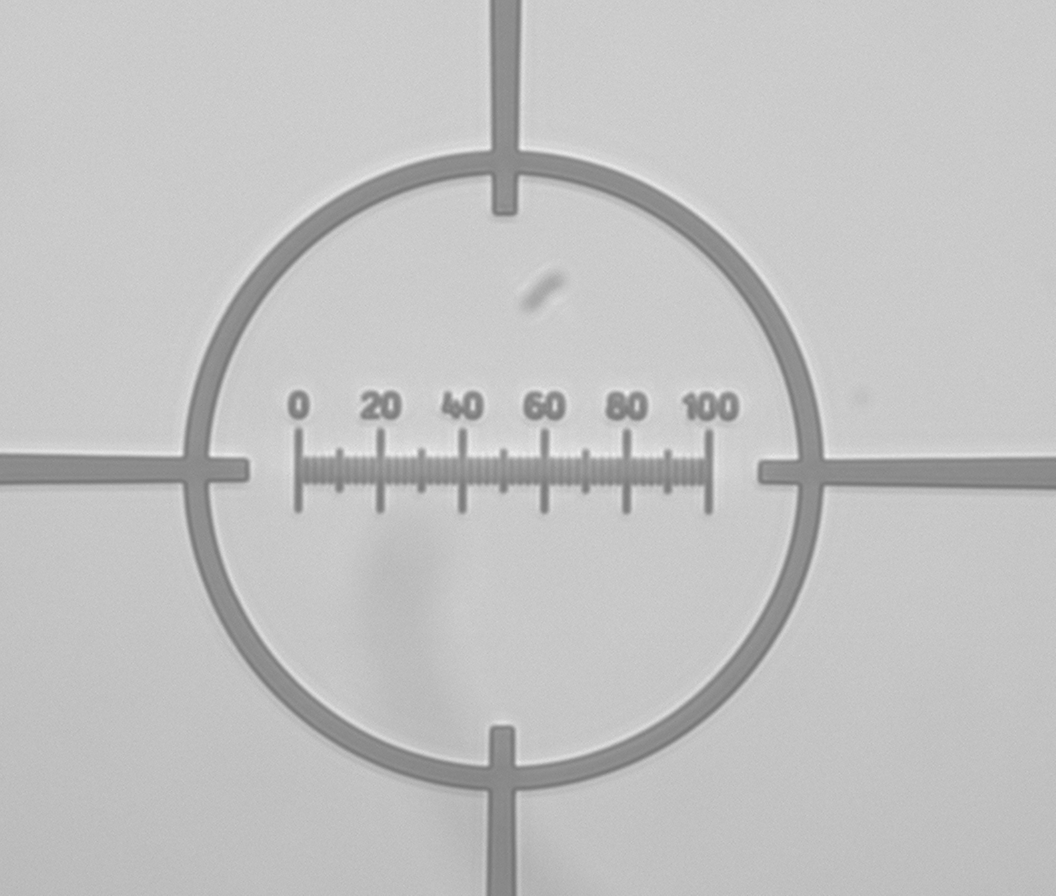
#> input picture images/calibration/stage_micrometer_0.002mm_20x.bmp, 1056 x 896 px; its folder holds only this picture in this run
$ python -i image_calibration.py   (imports and definitions only)
#> lines starting #> are read from the running program, lines starting #| are printed output that depends on the picture
"""Stage-micrometer calibration for indentation images."""

from __future__ import annotations

from dataclasses import dataclass
from pathlib import Path
import re
from typing import Any

import numpy as np
import pandas as pd
from PIL import Image, ImageFilter


try:
    import cv2
except Exception:  # pragma: no cover - only used in incomplete environments
    cv2 = None


@dataclass(frozen=True)
class CalibrationResult:
    """Pixel-to-length calibration result for one image."""

    image_path: Path
    magnification: str
    orientation: str
    detected_step_um: float
    um_per_pixel: float
    intercept_um: float
    n_ticks: int
    x_start_px: float
    x_end_px: float
    detected_span_px: float
    detected_span_um: float
    residual_sd_um: float
    residual_max_abs_um: float
    full_scale_predicted_px: float
    full_scale_visible: bool
    full_scale_consistency_percent: float
    status: str
    reason: str


def normalize_magnification_from_name(path: str | Path) -> str:
    """Extract magnification from a filename."""

    name = Path(path).stem
    match = re.search(r"(\d+(?:[.,]\d+)?)\s*[xX]", name)
    if not match:
        return ""
    value = match.group(1).replace(",", ".")
    if float(value).is_integer():
        value = str(int(float(value)))
    return f"{value}X"


def load_grayscale(path: str | Path) -> np.ndarray:
    """Load an image as an unchanged grayscale float array."""

    return np.asarray(Image.open(path).convert("L"), dtype=np.float32)


def _find_peaks(score: np.ndarray, min_dist: int, threshold: float) -> list[int]:
    """Find local maxima with a minimum distance constraint."""

    candidates: list[tuple[float, int]] = []
    for i in range(2, len(score) - 2):
        if score[i] >= threshold and score[i] >= score[i - 1] and score[i] >= score[i + 1]:
            candidates.append((float(score[i]), i))
    keep: list[int] = []
    for _, idx in sorted(candidates, reverse=True):
        if all(abs(idx - prev) >= min_dist for prev in keep):
            keep.append(idx)
    return sorted(keep)


def _score_from_band(gray: np.ndarray, y0: int, y1: int, x0: int, x1: int, mode: str) -> np.ndarray:
    """Return a column score from a ruler band."""

    band = gray[y0:y1, x0:x1]
    median_by_row = np.median(band, axis=1, keepdims=True)
    if mode == "dark":
        score = (median_by_row - band).clip(min=0).mean(axis=0)
    elif mode == "bright":
        score = (band - median_by_row).clip(min=0).mean(axis=0)
    else:
        image = Image.fromarray(np.clip(gray, 0, 255).astype(np.uint8))
        blurred = np.asarray(image.filter(ImageFilter.GaussianBlur(radius=4)), dtype=np.float32)[y0:y1, x0:x1]
        score = np.abs(band - blurred).mean(axis=0)
    return np.convolve(score, np.ones(3) / 3, mode="same")


def _fixed_ruler_band_ticks(
    gray: np.ndarray,
    magnification: str,
    tick_spacing_um: float,
    total_scale_um: float,
) -> tuple[np.ndarray, np.ndarray, float, dict[str, Any]]:
    """Detect supplied horizontal ruler images using configured physical spacing."""

    height, width = gray.shape
    mag = magnification.upper()
    if mag == "20X":
        # At 20X, minor 2 um ticks are near the resolution limit. The longer
        # 10 um lattice is detected and assigned as five 2 um divisions.
        specs = [
            (0.49, 0.57, 0.25, 0.72, "dark", 0.85, 11, 5),
            (0.48, 0.58, 0.24, 0.74, "dark", 0.85, 11, 5),
            (0.49, 0.57, 0.25, 0.72, "dark", 0.75, 11, 5),
        ]
        expected_count = int(total_scale_um / (tick_spacing_um * 5)) + 1
    elif mag == "50X":
        specs = [
            (0.40, 0.68, 0.0, 1.0, "bright", 0.55, None, 10),
            (0.42, 0.66, 0.0, 1.0, "local", 0.65, None, 10),
            (0.45, 0.67, 0.0, 1.0, "bright", 0.65, None, 10),
        ]
        expected_count = int(total_scale_um / tick_spacing_um) + 1
    else:
        specs = [(0.42, 0.66, 0.0, 1.0, "local", 0.65, None, 8)]
        expected_count = int(total_scale_um / tick_spacing_um) + 1

    best: dict[str, Any] | None = None
    for y0f, y1f, x0f, x1f, mode, quantile, target_count, min_dist in specs:
        y0, y1 = int(height * y0f), int(height * y1f)
        x0, x1 = int(width * x0f), int(width * x1f)
        score = _score_from_band(gray, y0, y1, x0, x1, mode)
        threshold = float(np.quantile(score, quantile))
        peaks = np.asarray([p + x0 for p in _find_peaks(score, min_dist=min_dist, threshold=threshold)], dtype=float)
        if len(peaks) < 5:
            continue
        if target_count is not None and len(peaks) != target_count:
            # If extra minor/false peaks are present, keep the subset that best
            # spans the configured scale with the requested count.
            if len(peaks) > target_count:
                candidates = [peaks[i : i + target_count] for i in range(0, len(peaks) - target_count + 1)]
                peaks = max(candidates, key=lambda x: x[-1] - x[0])
            else:
                continue
        span_px = peaks[-1] - peaks[0]
        if span_px <= 0:
            continue
        physical_um = np.linspace(0.0, total_scale_um, len(peaks))
        slope = total_scale_um / span_px
        if not _slope_is_plausible(magnification, slope):
            continue
        score_value = -abs(len(peaks) - expected_count) - abs((physical_um[-1] - physical_um[0]) - total_scale_um) / 10.0
        if best is None or score_value > best["score"]:
            best = {
                "score": score_value,
                "peaks": peaks,
                "physical_um": physical_um,
                "detected_step_um": float(total_scale_um / (len(peaks) - 1)),
                "roi_y0": y0,
                "roi_y1": y1,
                "roi_x0": x0,
                "roi_x1": x1,
                "mode": mode,
                "quantile": quantile,
            }

    if best is None:
        return np.array([]), np.array([]), np.nan, {"detector": "fixed_ruler_band"}
    return (
        np.asarray(best["peaks"], dtype=float),
        np.asarray(best["physical_um"], dtype=float),
        float(best["detected_step_um"]),
        {"detector": "fixed_ruler_band", **{k: v for k, v in best.items() if k not in {"peaks", "physical_um"}}},
    )


def _slope_is_plausible(magnification: str, slope_um_per_px: float) -> bool:
    """Return whether a fitted calibration slope is plausible for the image magnification."""

    if not np.isfinite(slope_um_per_px) or slope_um_per_px <= 0:
        return False
    mag = magnification.upper()
    if mag == "20X":
        return 0.16 <= slope_um_per_px <= 0.34
    if mag == "50X":
        return 0.06 <= slope_um_per_px <= 0.14
    return 0.03 <= slope_um_per_px <= 0.5


# [245 lines left out: functions _projection_tick_candidates, _cv_vertical_tick_candidates, _fit_lattice, not called in this run]


def calibrate_stage_micrometer(
    image_path: str | Path,
    tick_spacing_um: float = 2.0,
    total_scale_um: float = 100.0,
    output_overlay: str | Path | None = None,
) -> tuple[CalibrationResult, pd.DataFrame]:
    """Calibrate one stage-micrometer image using multiple detected ticks.

    The physical tick spacing is supplied by configuration. The algorithm only
    infers which regular tick lattice was detected; it does not invent physical
    spacing from the image.
    """
#> called with tick_spacing_um = 2, total_scale_um = 100

    image_path = Path(image_path)
    gray = load_grayscale(image_path)
    height, width = gray.shape
#> height = 896; width = 1056
    magnification = normalize_magnification_from_name(image_path)
    ticks_px, physical_um, step_um, metadata = _fixed_ruler_band_ticks(
        gray, magnification, tick_spacing_um, total_scale_um
    )
#> the loop in _fixed_ruler_band_ticks, `for y0f, y1f, x0f, x1f, mode, quantile, target_count, min_dist in specs:` made 3 passes
#> (threshold, span_px, slope) on passes 1 to 3: (15.72, 410, 0.244), (12.4, 410, 0.244), (4.17, 370, 0.27)
#> pass 1, in _score_from_band, `band = gray[y0:y1, x0:x1]`:
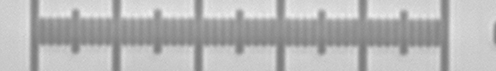
#> band: shape (71, 496) float32; min 120, max 239, mean 182
#> pass 2, in _score_from_band (call 2), `band = gray[y0:y1, x0:x1]`:
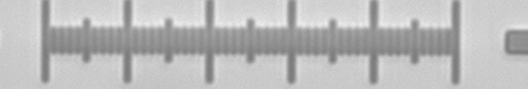
#> band: shape (89, 528) float32; min 120, max 239, mean 186
#> after the loop in _fixed_ruler_band_ticks, `for y0f, y1f, x0f, x1f, mode, quantile, target_count, min_dist in specs:`: best = 10 items
#> ticks_px = [298, 339, 380, 421, 462, 503, 544, 585, 626, 667, 708]; physical_um = [0, 10, 20, 30, 40, 50, 60, 70, 80, 90, 100]; step_um = 10; metadata = 9 items
    if len(ticks_px) < 2:
        ticks_px, metadata = _projection_tick_candidates(gray, magnification)
        physical_um = np.array([])
        step_um = np.nan
    if len(ticks_px) < 2:
        ticks_px, metadata = _cv_vertical_tick_candidates(gray)
        physical_um = np.array([])
        step_um = np.nan
    if len(ticks_px) < 2:
        result = CalibrationResult(
            image_path=image_path,
            magnification=magnification,
            orientation="horizontal",
            detected_step_um=np.nan,
            um_per_pixel=np.nan,
            intercept_um=np.nan,
            n_ticks=int(len(ticks_px)),
            x_start_px=np.nan,
            x_end_px=np.nan,
            detected_span_px=np.nan,
            detected_span_um=np.nan,
            residual_sd_um=np.nan,
            residual_max_abs_um=np.nan,
            full_scale_predicted_px=np.nan,
            full_scale_visible=False,
            full_scale_consistency_percent=np.nan,
            status="rejected",
            reason="Fewer than two reliable ticks detected",
        )
        return result, pd.DataFrame()

    if len(physical_um) == len(ticks_px) and len(ticks_px) >= 2:
        coef = np.polyfit(ticks_px, physical_um, 1)
#> coef = [0.244, -72.68]
        slope = float(coef[0])
#> slope = 0.244
        intercept = float(coef[1])
#> intercept = -72.68
        residuals_um = physical_um - np.polyval(coef, ticks_px)
#> residuals_um = [-1.42e-14, -1.42e-14, 0, 0, 0, 0, 1.42e-14, 1.42e-14, 1.42e-14, 1.42e-14, 1.42e-14]
    else:
        ticks_px, physical_um, residuals_um, slope, intercept, step_um = _fit_lattice(
            ticks_px, tick_spacing_um, total_scale_um
        )
    if len(ticks_px) < 2:
        result = CalibrationResult(
            image_path=image_path,
            magnification=magnification,
            orientation="horizontal",
            detected_step_um=np.nan,
            um_per_pixel=np.nan,
            intercept_um=np.nan,
            n_ticks=0,
            x_start_px=np.nan,
            x_end_px=np.nan,
            detected_span_px=np.nan,
            detected_span_um=np.nan,
            residual_sd_um=np.nan,
            residual_max_abs_um=np.nan,
            full_scale_predicted_px=np.nan,
            full_scale_visible=False,
            full_scale_consistency_percent=np.nan,
            status="rejected",
            reason="Could not fit a physically consistent tick lattice",
        )
        return result, pd.DataFrame()
    detected_span_px = float(ticks_px[-1] - ticks_px[0])
#> detected_span_px = 410
    detected_span_um = float(physical_um[-1] - physical_um[0]) if len(physical_um) else np.nan
#> detected_span_um = 100
    full_scale_predicted_px = float(total_scale_um / slope) if np.isfinite(slope) and slope > 0 else np.nan
#> full_scale_predicted_px = 410
    full_scale_visible = bool(
        np.isfinite(full_scale_predicted_px)
        and full_scale_predicted_px <= width * 1.05
        and detected_span_um >= total_scale_um * 0.8
    )
#> full_scale_visible = True
    full_scale_consistency = (
        100.0 * detected_span_um / total_scale_um if np.isfinite(detected_span_um) else np.nan
    )
#> full_scale_consistency = 100
    residual_sd = float(np.std(residuals_um, ddof=1)) if len(residuals_um) > 1 else 0.0
#> residual_sd = 1.12e-14
    residual_max = float(np.max(np.abs(residuals_um))) if len(residuals_um) else np.nan
#> residual_max = 1.42e-14
    status = "reliable" if len(ticks_px) >= 6 and residual_sd <= max(0.75, step_um * 0.2) else "conditionally reliable"
#> status = 'reliable'
    reason = (
        f"{len(ticks_px)} ticks fitted as {step_um:g} um lattice using {metadata.get('detector')}; "
        f"span covers {full_scale_consistency:.1f}% of configured 100 um scale"
    )

    result = CalibrationResult(
        image_path=image_path,
        magnification=magnification,
        orientation="horizontal",
        detected_step_um=step_um,
        um_per_pixel=slope,
        intercept_um=intercept,
        n_ticks=int(len(ticks_px)),
        x_start_px=float(ticks_px[0]),
        x_end_px=float(ticks_px[-1]),
        detected_span_px=detected_span_px,
        detected_span_um=detected_span_um,
        residual_sd_um=residual_sd,
        residual_max_abs_um=residual_max,
        full_scale_predicted_px=full_scale_predicted_px,
        full_scale_visible=full_scale_visible,
        full_scale_consistency_percent=full_scale_consistency,
        status=status,
        reason=reason,
    )

    tick_table = pd.DataFrame(
        {
            "image_path": str(image_path),
            "magnification": result.magnification,
            "tick_index": np.arange(len(ticks_px), dtype=int),
            "pixel_position": ticks_px,
            "assigned_position_um": physical_um,
            "fit_residual_um": residuals_um,
        }
    )
#> tick_table = table of 11 rows and 6 columns
    if output_overlay is not None:
        save_calibration_overlay(gray, ticks_px, physical_um, result, output_overlay)
    return result, tick_table


# [78 lines left out: functions save_calibration_overlay, calibrate_available_images, calibration_lookup, not called in this run]

>>> result = calibrate_stage_micrometer('../images/calibration/stage_micrometer_0.002mm_20x.bmp')

$ run again, on images/calibration/stage_micrometer_0.002mm_50x.bmp
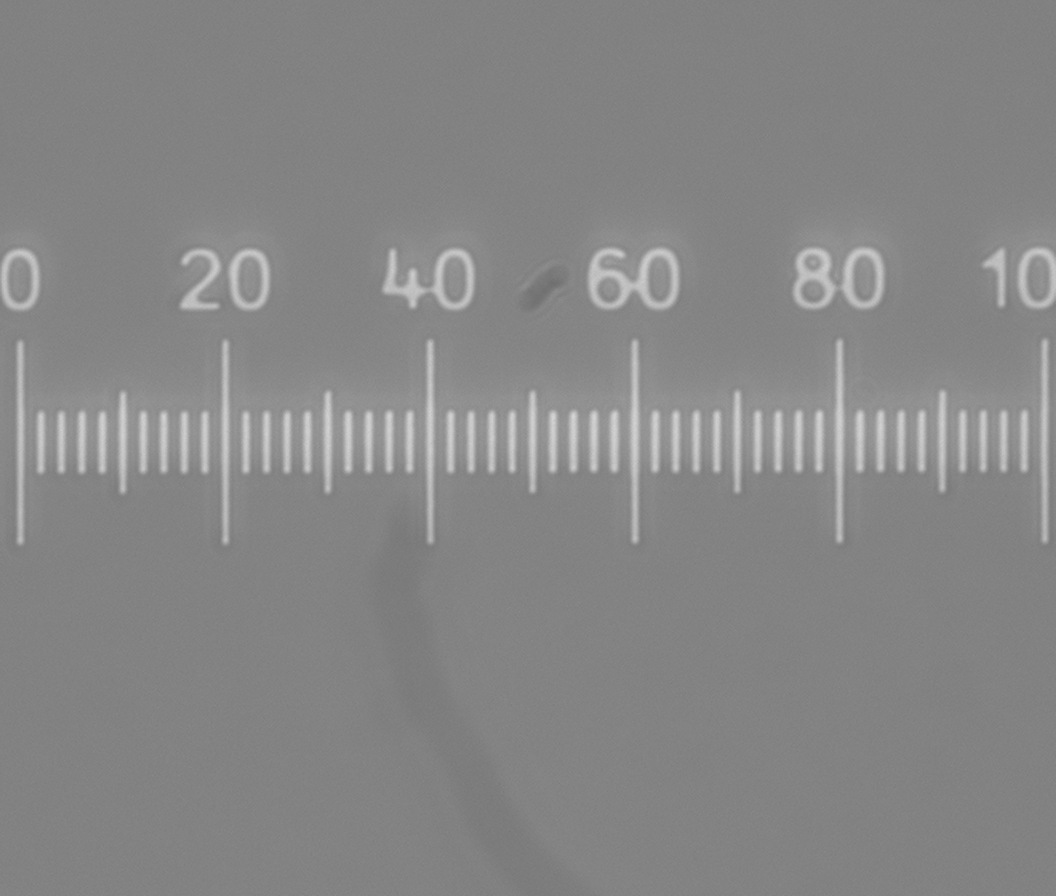
#> input picture images/calibration/stage_micrometer_0.002mm_50x.bmp, 1056 x 896 px
#> the loop in _fixed_ruler_band_ticks, `for y0f, y1f, x0f, x1f, mode, quantile, target_count, min_dist in specs:` made 3 passes
#> threshold on passes 1 to 3: 2.61, 4.6, 6.52
#> pass 1, in _score_from_band, `band = gray[y0:y1, x0:x1]`:
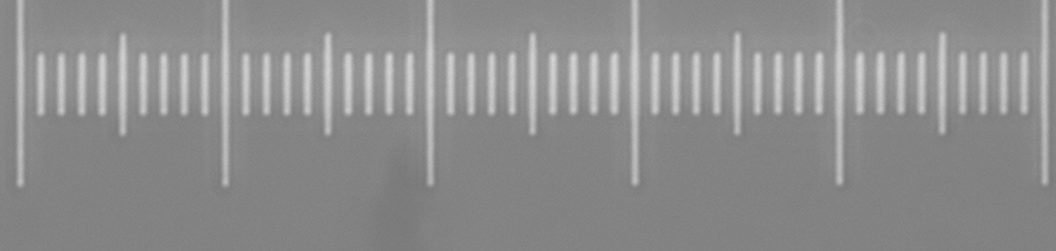
#> band: shape (251, 1056) float32; min 119, max 214, mean 141.2
#> pass 2, in _score_from_band (call 2), `band = gray[y0:y1, x0:x1]`:
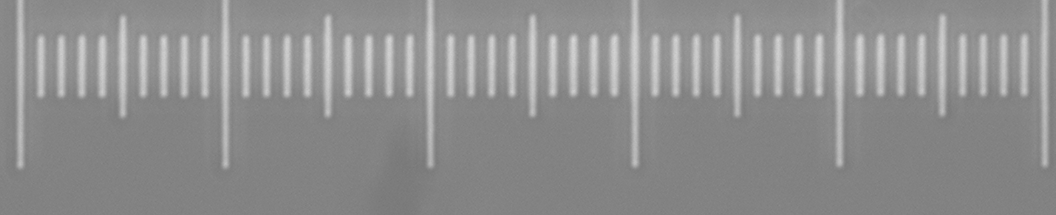
#> band: shape (215, 1056) float32; min 119, max 214, mean 142.5
#> after the loop in _fixed_ruler_band_ticks, `for y0f, y1f, x0f, x1f, mode, quantile, target_count, min_dist in specs:`: best = 10 items
#> ticks_px = 51 values from 20 to 1044; physical_um = 51 values from 0 to 100; step_um = 2; metadata = 9 items
#> coef = [0.0976, -1.96]
#> in calibrate_stage_micrometer, `slope = float(coef[0])`: slope = 0.0976
#> intercept = -1.96
#> residuals_um = 51 values, max 0.0765 at index 41, min -0.0684 at index 13, mean 1.54e-15
#> detected_span_px = 1024
#> detected_span_um = 100
#> full_scale_predicted_px = 1024.1
#> full_scale_visible = True
#> full_scale_consistency = 100
#> residual_sd = 0.0322
#> residual_max = 0.0765
#> status = 'reliable'
#> tick_table = table of 51 rows and 6 columns
